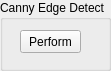
   <widget class="QGroupBox" name="groupBoxCannyEdgeDetect">
    <property name="geometry">
     <rect>
      <x>500</x>
      <y>270</y>
      <width>111</width>
      <height>71</height>
     </rect>
    </property>
    <property name="title">
     <string>Canny Edge Detect</string>
    </property>
    <widget class="QWidget" name="layoutWidget">
     <property name="geometry">
      <rect>
       <x>1010</x>
       <y>30</y>
       <width>364</width>
       <height>110</height>
      </rect>
     </property>
     <layout class="QVBoxLayout" name="verticalLayout_5">
      <item>
       <layout class="QGridLayout" name="gridLayout_21">
        <item row="0" column="1">
         <widget class="QDoubleSpinBox" name="doubleSpinBoxCannyEdgeDetectThreshold1">
          <property name="maximum">
           <double>1000.000000000000000</double>
          </property>
          <property name="singleStep">
           <double>0.010000000000000</double>
          </property>
          <property name="value">
           <double>40.000000000000000</double>
          </property>
         </widget>
        </item>
        <item row="0" column="2">
         <widget class="QLabel" name="labelCannyEdgeDetectThreshold2">
          <property name="text">
           <string>Threshold2:</string>
          </property>
         </widget>
        </item>
        <item row="0" column="0">
         <widget class="QLabel" name="labelCannyEdgeDetectThreshold1">
          <property name="text">
           <string>Threshold1:</string>
          </property>
         </widget>
        </item>
        <item row="0" column="3">
         <widget class="QDoubleSpinBox" name="doubleSpinBoxCannyEdgeDetectThreshold2">
          <property name="maximum">
           <double>1000.000000000000000</double>
          </property>
          <property name="value">
           <double>120.000000000000000</double>
          </property>
         </widget>
        </item>
       </layout>
      </item>
      <item>
       <layout class="QGridLayout" name="gridLayout_22">
        <item row="0" column="0">
         <widget class="QLabel" name="labelCannyEdgeDetectApertureSize">
          <property name="text">
           <string>Aperture Size: </string>
          </property>
         </widget>
        </item>
        <item row="0" column="2">
         <widget class="QCheckBox" name="checkBoxCannyEdgeDetectL2gradient">
          <property name="text">
           <string>L2gradient</string>
          </property>
         </widget>
        </item>
        <item row="0" column="1">
         <widget class="QSpinBox" name="spinBoxCannyEdgeDetectApertureSize">
          <property name="minimum">
           <number>3</number>
          </property>
          <property name="maximum">
           <number>7</number>
          </property>
          <property name="singleStep">
           <number>2</number>
          </property>
         </widget>
        </item>
       </layout>
      </item>
     </layout>
    </widget>
    <widget class="QPushButton" name="buttonCannyEdgeDetectPerform">
     <property name="geometry">
      <rect>
       <x>20</x>
       <y>30</y>
       <width>61</width>
       <height>23</height>
      </rect>
     </property>
     <property name="text">
      <string>Perform</string>
     </property>
    </widget>
    <zorder>layoutWidget</zorder>
    <zorder>buttonCannyEdgeDetectPerform</zorder>
    <zorder>groupBoxHoughTransform</zorder>
   </widget>
